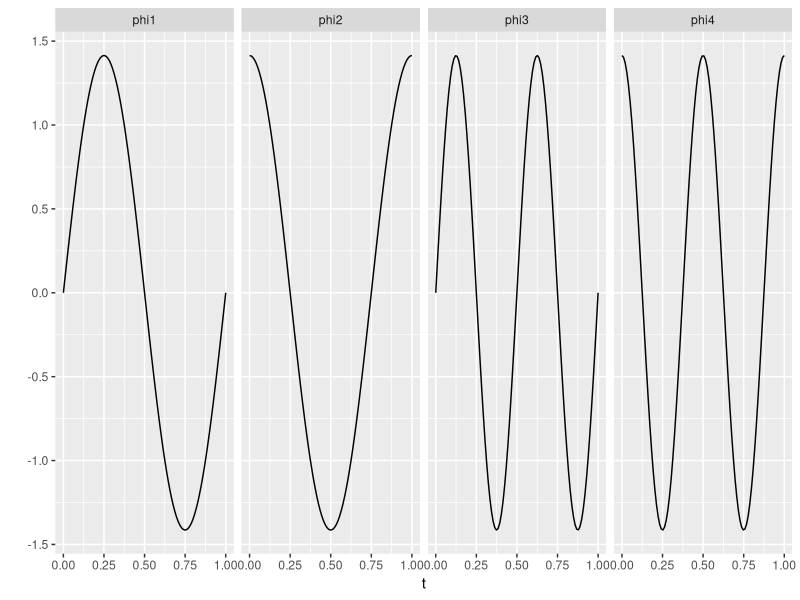
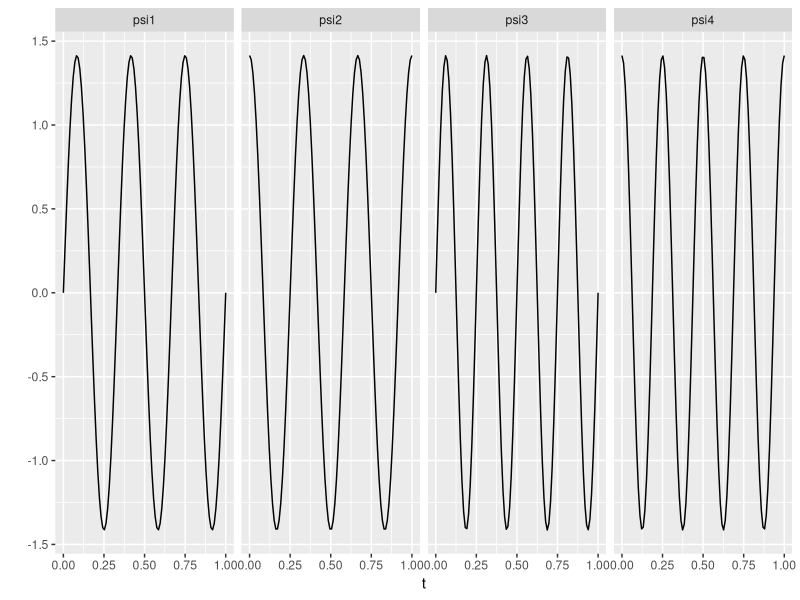
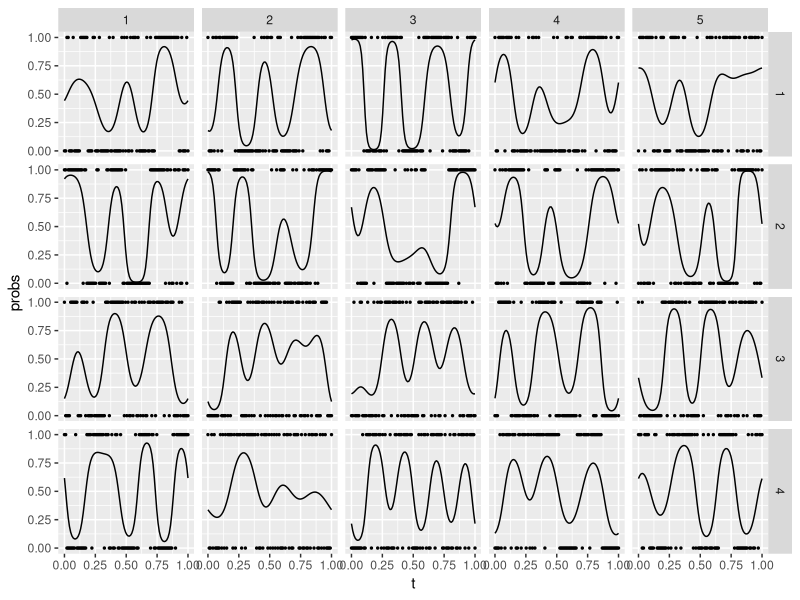

Source code (R) for these figures, in order: (Note: this script raises an error after producing the figures.)
## ---- chunk 1
knitr::opts_chunk$set(echo = TRUE)

set.seed(625)

library(tidyverse)
library(here)
## ---- chunk 2
J <- 5
K <- 100
t_vec <- seq(0, 1, length.out = K)
L <- M <- 4
## ---- chunk 3
# level 1 eigenfunctions:
phi_mat <- matrix(NA, nrow = K, ncol = L)
phi_mat[, 1] <- sqrt(2)*sin(2*pi*t_vec)
phi_mat[, 2] <- sqrt(2)*cos(2*pi*t_vec)
phi_mat[, 3] <- sqrt(2)*sin(4*pi*t_vec)
phi_mat[, 4] <- sqrt(2)*cos(4*pi*t_vec)

colnames(phi_mat) <- paste0("phi", 1:L)

phi_mat %>% data.frame() %>%
  mutate(t=t_vec) %>%
  pivot_longer(starts_with("phi")) %>%
  ggplot()+
  geom_line(aes(x=t, y=value))+
  facet_wrap(~name, nrow= 1)+
  labs(x="t", y="")

# level 1 eigenvalues
lambda <- 0.5^((1:L)-1)
## ---- chunk 4
# level 2 eigenfunctions:
psi_mat <- matrix(NA, nrow = K, ncol = M)
psi_mat[, 1] <- sqrt(2)*sin(6*pi*t_vec)
psi_mat[, 2] <- sqrt(2)*cos(6*pi*t_vec)
psi_mat[, 3] <- sqrt(2)*sin(8*pi*t_vec)
psi_mat[, 4] <- sqrt(2)*cos(8*pi*t_vec)

colnames(psi_mat) <- paste0("psi", 1:M)

psi_mat %>% data.frame() %>%
  mutate(t=t_vec) %>%
  pivot_longer(starts_with("psi")) %>%
  ggplot()+
  geom_line(aes(x=t, y=value))+
  facet_wrap(~name, nrow = 1)+
  labs(x="t", y="")

# level 2 eigenvalues
gamma <- 0.5^((1:M)-1)
## ---- chunk 5
N <- 100 # sample size
df_full <- expand.grid(id=1:N, visit = 1:J, t=t_vec) %>% arrange(id, visit, t)
df_full$eta <- NA

# containers for score: 
xi_full <- matrix(NA, nrow = N, ncol = L) # subject by eigenfunction
zeta_full <- array(NA, dim = c(N, J, M)) # subject by visit by eigenfunction
## ---- chunk 6
# generate latent function
for(i in 1:N){
  # level 1 score (subject): L by 1
  xi <- rnorm(L, 0, sqrt(lambda))
  xi_full[i, ] <- xi
  # level 2 score (subject-visit level): J by M
  # zeta <- sapply(gamma, function(x){rnorm(J, mean=0, sd = sqrt(x))})
  zeta <- rnorm(J*M, mean = 0, sd = rep(sqrt(gamma), J))
  zeta <- matrix(zeta, nrow = J, ncol=M, byrow = T) # visit by eigenfunction
  zeta_full[i,,] <- zeta
  # latent function
  ## subjectlevel
  eta_l1 <- phi_mat %*% xi
  eta_l1 <- rep(eta_l1, J)
  ## subject-visit level 
  eta_l2 <- psi_mat %*% t(zeta)
  eta_l2 <- as.vector(eta_l2)
  ## overall
  eta_i <- 0 + eta_l1 + eta_l2
  df_full[df_full$id==i, "eta"] <-  eta_i
}
## ---- chunk 7
# generate binary outcome
# turns out I messed up "plogis" and "logistic"
df_full <- df_full %>% mutate(probs = exp(eta)/(1+exp(eta))) 
df_full$Y <- rbinom(nrow(df_full), 1, df_full$probs)
## ---- chunk 8
# check the generated scores
apply(xi_full, 2, var)
apply(zeta_full, MARGIN = c(2,3), var)
## ---- chunk 9
df_full %>% filter(id %in% 1:4) %>%
  ggplot()+
  geom_line(aes(x=t, y=probs))+
  geom_point(aes(x=t, y=Y), size = 0.5)+
  facet_grid(row = vars(id), col=vars(visit))

save(df_full, xi_full, zeta_full, file = here("Data/simData.RData"))
